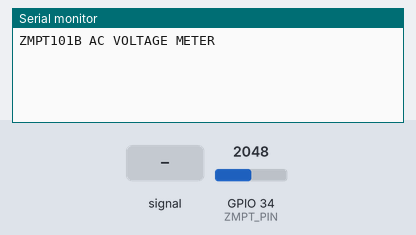
The sketch below on a simulated ESP32. Parts: the last lines printed to the serial monitor. The inputs (shaded band) are chosen by the test bench; at power-on: GPIO 34 (ZMPT_PIN) = 2048 (analog values on the 0–4095 scale).

Above: at 2.2 s.
2.3 s: GPIO 34 (ZMPT_PIN) fed a 200 Hz sine of ±327 counts around its level
At 3.2 s:
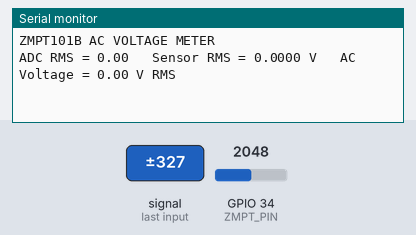
3.8 s: GPIO 34 (ZMPT_PIN) set to 2866
At 5.4 s:
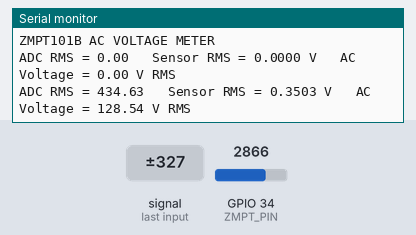

Measured:
- after the input at 3.8 s, the serial monitor: prints a new line after 0.70 s (image 2)

The sketch:

esp32_cam_stream.ino
```cpp
#define ZMPT_PIN 34

const int SAMPLES = 4000;

// Your calibration value
float calibration = 367.0;

void setup() {
  Serial.begin(115200);

  analogReadResolution(12);
  analogSetPinAttenuation(ZMPT_PIN, ADC_11db);

  delay(1000);

  Serial.println("ZMPT101B AC VOLTAGE METER");
}

void loop() {

  double sum = 0;
  double sumSquares = 0;

  for (int i = 0; i < SAMPLES; i++) {

    int adcValue = analogRead(ZMPT_PIN);

    sum += adcValue;
    sumSquares += (double)adcValue * adcValue;

    delayMicroseconds(200);
  }

  // DC offset
  double average = sum / SAMPLES;

  // AC RMS in ADC counts
  double variance =
      (sumSquares / SAMPLES) -
      (average * average);

  if (variance < 0)
    variance = 0;

  double rmsADC = sqrt(variance);

  // Convert ADC counts to voltage at ZMPT output
  double sensorRMS =
      (rmsADC / 4095.0) * 3.3;

  // Convert sensor voltage to input AC voltage
  double acVoltage =
      sensorRMS * calibration;

  Serial.print("ADC RMS = ");
  Serial.print(rmsADC, 2);

  Serial.print("   Sensor RMS = ");
  Serial.print(sensorRMS, 4);

  Serial.print(" V   AC Voltage = ");
  Serial.print(acVoltage, 2);

  Serial.println(" V RMS");

  delay(1000);
}
```
